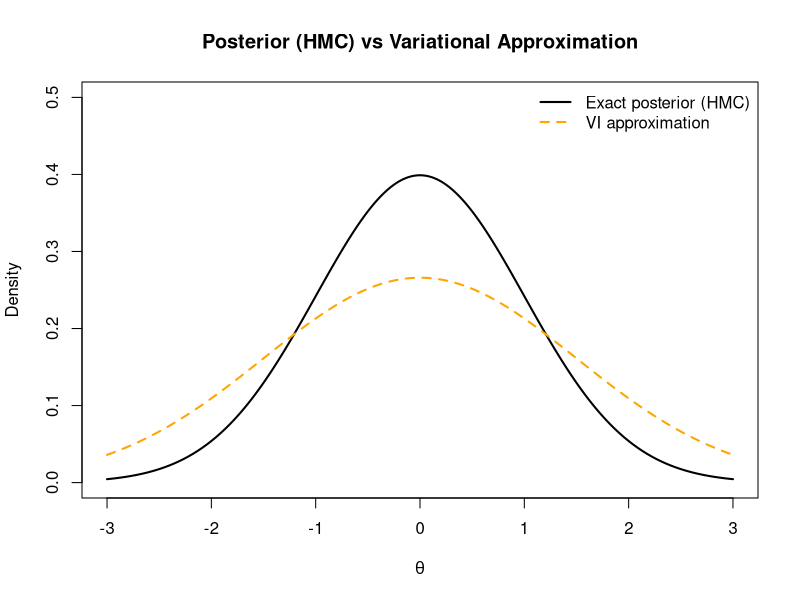

This chart was generated by the following R code:
## ---- chunk 1
set.seed(9)
y <- rnorm(50, mean=1)
n <- length(y)
log_joint <- function(theta) sum(dnorm(y, theta, 1, log=TRUE)) + dnorm(theta, 0, 1, log=TRUE)

# Closed-form optimal q is Normal(m,s^2) with same moments as true posterior:
m_vi <- n*mean(y)/(n+1)
s2_vi <- 1/(n+1)
c(mean=m_vi, sd=sqrt(s2_vi))
## ---- chunk 2
theta <- seq(-3,3,length=400)
posterior <- dnorm(theta, 0, 1)              # true posterior
vi_approx <- dnorm(theta, 0, 1.5)            # wider variational approx
plot(theta, posterior, type="l", lwd=2, col="black", ylim=c(0,0.5),
     main="Posterior (HMC) vs Variational Approximation",
     ylab="Density", xlab=expression(theta))
lines(theta, vi_approx, col="orange", lwd=2, lty=2)
legend("topright", legend=c("Exact posterior (HMC)","VI approximation"),
       col=c("black","orange"), lwd=2, lty=c(1,2), bty="n")
